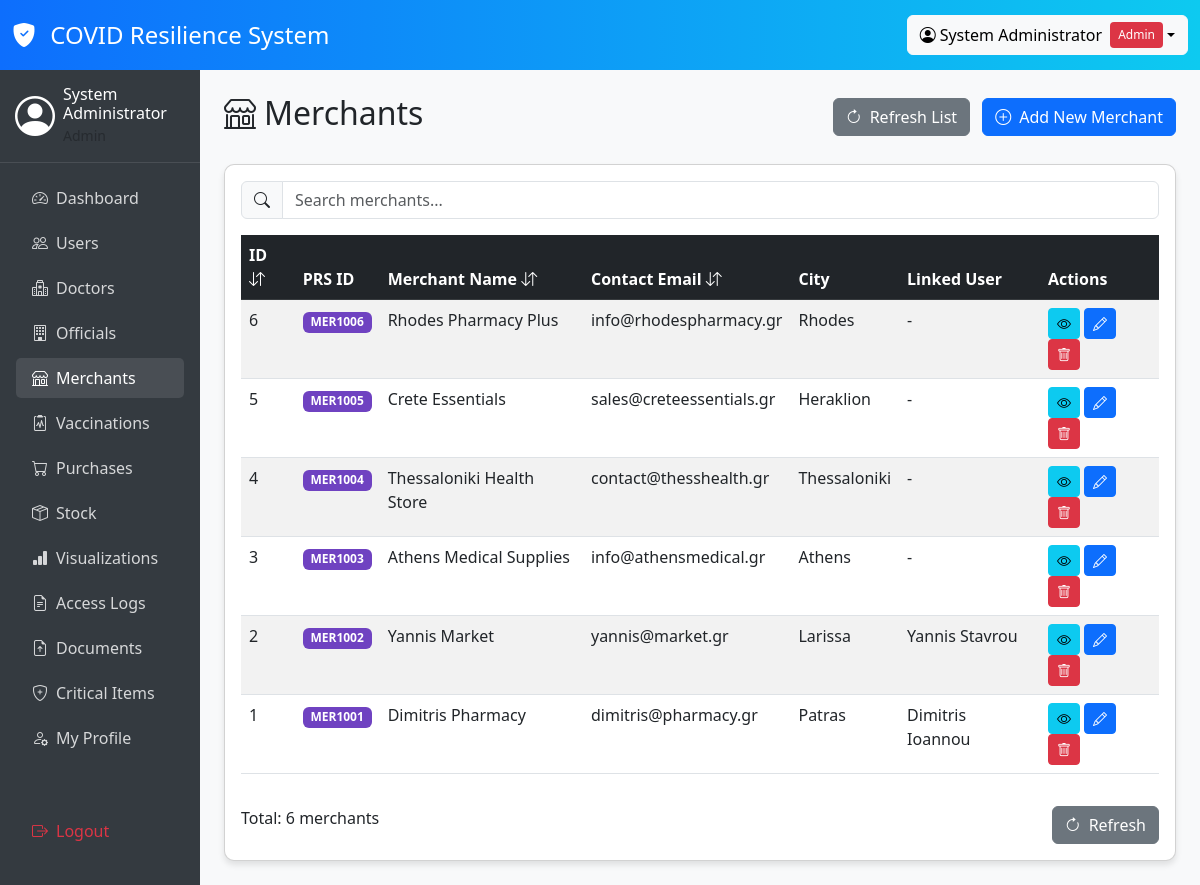
Screenshot of /merchants.php (signed in) with the database file from the repository.
### tables this page shows
CREATE TABLE merchants (
    merchant_id INT AUTO_INCREMENT PRIMARY KEY,
    prs_id VARCHAR(20) UNIQUE NOT NULL,
    merchant_name VARCHAR(100) NOT NULL,
    contact_email VARCHAR(100),
    contact_phone VARCHAR(20),
    city VARCHAR(50),
    business_license VARCHAR(100),
    user_id INT,
    status ENUM('Pending', 'Approved', 'Rejected') DEFAULT 'Pending',
    approved_by INT DEFAULT NULL,
    approved_at TIMESTAMP NULL DEFAULT NULL,
    rejection_reason TEXT DEFAULT NULL,
    created_at TIMESTAMP DEFAULT CURRENT_TIMESTAMP,
    FOREIGN KEY (user_id) REFERENCES users(user_id) ON DELETE SET NULL ON UPDATE CASCADE,
    FOREIGN KEY (approved_by) REFERENCES users(user_id) ON DELETE SET NULL ON UPDATE CASCADE,
    INDEX idx_merchant_name (merchant_name),
    INDEX idx_prs_id (prs_id),
    INDEX idx_city (city),
    INDEX idx_status (status),
    INDEX idx_approved_by (approved_by)
);

CREATE TABLE users (
    user_id INT AUTO_INCREMENT PRIMARY KEY,
    prs_id VARCHAR(20) UNIQUE NOT NULL,
    full_name VARCHAR(100) NOT NULL,
    national_id VARCHAR(20) UNIQUE NOT NULL,
    dob DATE NOT NULL,
    role ENUM('Admin', 'Official', 'Merchant', 'Citizen', 'Doctor') NOT NULL,
    username VARCHAR(50) UNIQUE NOT NULL,
    password VARCHAR(255) NOT NULL,
    email VARCHAR(100),
    city VARCHAR(50),
    created_at TIMESTAMP DEFAULT CURRENT_TIMESTAMP,
    updated_at TIMESTAMP DEFAULT CURRENT_TIMESTAMP ON UPDATE CURRENT_TIMESTAMP,
    INDEX idx_username (username),
    INDEX idx_prs_id (prs_id),
    INDEX idx_role (role),
    INDEX idx_national_id (national_id)
);

### merchants.php (the view, shortened to what this page needs)
<?php
$is_admin = ($_SESSION['role'] === 'Admin');
$is_official = ($_SESSION['role'] === 'Official');
$is_merchant = ($_SESSION['role'] === 'Merchant');
$can_manage_merchants = ($is_admin || $is_official || $is_merchant);
$merchants = [];
try {
    $pdo = getDBConnection();
    $stmt = $pdo->query("SELECT m.*, u.full_name as user_name
                         FROM merchants m
                         LEFT JOIN users u ON m.user_id = u.user_id
                         ORDER BY m.merchant_id DESC");
    $merchants = $stmt->fetchAll(PDO::FETCH_ASSOC);
} catch (PDOException $e) {
    $error_message = "Error fetching merchants: " . $e->getMessage();
}
?>
<!DOCTYPE html>
<html lang="en">
<head>
    <link rel="stylesheet" href="https://cdn.jsdelivr.net/npm/bootstrap@5.3.0/dist/css/bootstrap.min.css">
    <link rel="stylesheet" href="https://cdn.jsdelivr.net/npm/bootstrap-icons@1.10.0/font/bootstrap-icons.css">
</head>
<body>
    <div class="top-bar">
        <div class="container-fluid">
            <div class="row align-items-center">
                <div class="col">
                    <h4 class="mb-0">
                        <i class="bi bi-shield-fill-check me-2"></i>
                        COVID Resilience System
                    </h4>
                </div>
                <div class="col-auto">
                    <div class="dropdown">
                        <button class="btn btn-light dropdown-toggle d-flex align-items-center" type="button" id="userDropdown" data-bs-toggle="dropdown" aria-expanded="false">
                            <i class="bi bi-person-circle me-1"></i>
                            <?php echo htmlspecialchars($_SESSION['full_name'] ?? $_SESSION['username']); ?>
                            <span class="role-badge role-<?php echo strtolower($_SESSION['role']); ?>"><?php echo $_SESSION['role']; ?></span>
                        </button>
                    </div>
                </div>
            </div>
        </div>
    </div>
    <div class="container-fluid">
        <div class="row">
            <div class="col-md-2 sidebar p-0">
                <div class="user-profile">
                    <div class="d-flex align-items-center">
                        <i class="bi bi-person-circle fs-1 me-2"></i>
                        <div>
                            <h6 class="mb-0"><?php echo htmlspecialchars($_SESSION['full_name'] ?? $_SESSION['username']); ?></h6>
                            <small class="text-muted"><?php echo htmlspecialchars($_SESSION['role']); ?></small>
                        </div>
                    </div>
                </div>
                <ul class="nav flex-column px-3">
                    <li class="nav-item">
                        <a class="nav-link" href="dashboard.php">
                            <i class="bi bi-speedometer2 me-2"></i>Dashboard
                        </a>
                    </li>
                    <li class="nav-item">
                        <a class="nav-link" href="users.php">
                            <i class="bi bi-people me-2"></i>Users
                        </a>
                    </li>
                    <li class="nav-item">
                        <a class="nav-link" href="doctors.php">
                            <i class="bi bi-hospital me-2"></i>Doctors
                        </a>
                    </li>
                    <li class="nav-item">
                        <a class="nav-link" href="government_officials.php">
                            <i class="bi bi-building me-2"></i>Officials
                        </a>
                    </li>
                    <li class="nav-item">
                        <a class="nav-link active" href="merchants.php">
                            <i class="bi bi-shop me-2"></i>Merchants
                        </a>
                    </li>
                    <li class="nav-item">
                        <a class="nav-link" href="vaccination_records.php">
                            <i class="bi bi-clipboard2-pulse me-2"></i>Vaccinations
                        </a>
                    </li>
                    <li class="nav-item">
                        <a class="nav-link" href="purchases.php">
                            <i class="bi bi-cart me-2"></i>Purchases
                        </a>
                    </li>
                    <li class="nav-item">
                        <a class="nav-link" href="stock.php">
                            <i class="bi bi-box-seam me-2"></i>Stock
                        </a>
                    </li>
                    <li class="nav-item">
                        <a class="nav-link" href="visualization_dashboard.php">
                            <i class="bi bi-bar-chart-fill me-2"></i>Visualizations
                        </a>
                    </li>
                    <li class="nav-item">
                        <a class="nav-link" href="access_logs.php">
                            <i class="bi bi-file-earmark-text me-2"></i>Access Logs
                        </a>
                    </li>
                    <li class="nav-item">
                        <a class="nav-link" href="document_upload.php">
                            <i class="bi bi-file-earmark-arrow-up me-2"></i>Documents
                        </a>
                    </li>
                    <li class="nav-item">
                        <a class="nav-link" href="critical_items.php">
                            <i class="bi bi-shield-plus me-2"></i>Critical Items
                        </a>
                    </li>
                    <li class="nav-item">
                        <a class="nav-link" href="profile.php">
                            <i class="bi bi-person-gear me-2"></i>My Profile
                        </a>
                    </li>
                    <li class="nav-item mt-5">
                        <a class="nav-link text-danger" href="logout.php">
                            <i class="bi bi-box-arrow-right me-2"></i>Logout
                        </a>
                    </li>
                </ul>
            </div>
            <div class="col-md-10 p-4">
                <div class="d-flex justify-content-between align-items-center mb-4">
                    <h2><i class="bi bi-shop me-2"></i>Merchants</h2>
                    <div>
                        <button type="button" class="btn btn-secondary me-2" onclick="window.location.reload();">
                            <i class="bi bi-arrow-clockwise me-2"></i>Refresh List
                        </button>
                        <?php if ($can_manage_merchants): ?>
                        <button type="button" class="btn btn-primary" data-bs-toggle="modal" data-bs-target="#addMerchantModal">
                            <i class="bi bi-plus-circle me-2"></i>Add New Merchant
                        </button>
                        <?php endif; ?>
                    </div>
                </div>
                <div class="card">
                    <div class="card-body">
                        <div class="input-group mb-3">
                            <span class="input-group-text"><i class="bi bi-search"></i></span>
                            <input type="text" id="searchInput" class="form-control" placeholder="Search merchants..." oninput="filterTable()">
                        </div>
                        <div class="table-responsive">
                            <table id="merchantsTable" class="table table-striped table-hover">
                                <thead class="table-dark">
                                    <tr>
                                        <th onclick="sortTable(0)">ID <i class="bi bi-arrow-down-up"></i></th>
                                        <th>PRS ID</th>
                                        <th onclick="sortTable(1)">Merchant Name <i class="bi bi-arrow-down-up"></i></th>
                                        <th onclick="sortTable(2)">Contact Email <i class="bi bi-arrow-down-up"></i></th>
                                        <th>City</th>
                                        <th>Linked User</th>
                                        <?php if ($can_manage_merchants): ?>
                                        <th>Actions</th>
                                        <?php endif; ?>
                                    </tr>
                                </thead>
                                <tbody>
                                    <?php if (empty($merchants)): ?>
                                    <tr><td colspan="<?php echo $can_manage_merchants ? '7' : '6'; ?>" class="text-center">No merchants found</td></tr>
                                    <?php else: ?>
                                    <?php foreach ($merchants as $merchant): ?>
                                    <tr
                                        data-id="<?php echo htmlspecialchars($merchant['merchant_id']); ?>"
                                        data-prsid="<?php echo htmlspecialchars($merchant['prs_id'] ?? ''); ?>"
                                        data-name="<?php echo htmlspecialchars($merchant['merchant_name']); ?>"
                                        data-email="<?php echo htmlspecialchars($merchant['contact_email'] ?? ''); ?>"
                                        data-phone="<?php echo htmlspecialchars($merchant['contact_phone'] ?? ''); ?>"
                                        data-city="<?php echo htmlspecialchars($merchant['city'] ?? ''); ?>"
                                        data-license="<?php echo htmlspecialchars($merchant['business_license'] ?? ''); ?>"
                                        data-userid="<?php echo htmlspecialchars($merchant['user_id'] ?? ''); ?>"
                                        data-username="<?php echo htmlspecialchars($merchant['user_name'] ?? ''); ?>"
                                    >
                                        <td><?php echo htmlspecialchars($merchant['merchant_id']); ?></td>
                                        <td><span class="badge badge-prs"><?php echo htmlspecialchars($merchant['prs_id'] ?? 'N/A'); ?></span></td>
                                        <td><?php echo htmlspecialchars($merchant['merchant_name']); ?></td>
                                        <td><?php echo htmlspecialchars($merchant['contact_email'] ?? '-'); ?></td>
                                        <td><?php echo htmlspecialchars($merchant['city'] ?? '-'); ?></td>
                                        <td><?php echo htmlspecialchars($merchant['user_name'] ?? '-'); ?></td>
                                        <?php if ($can_manage_merchants): ?>
                                        <td>
                                            <button class="btn btn-sm btn-info" onclick="viewMerchant(this.closest('tr'))">
                                                <i class="bi bi-eye"></i>
                                            </button>
                                            <button class="btn btn-sm btn-primary" onclick="editMerchant(this.closest('tr'))">
                                                <i class="bi bi-pencil"></i>
                                            </button>
                                            <button class="btn btn-sm btn-danger" onclick="confirmDelete(<?php echo $merchant['merchant_id']; ?>, '<?php echo htmlspecialchars($merchant['merchant_name']); ?>')">
                                                <i class="bi bi-trash"></i>
                                            </button>
                                        </td>
                                        <?php endif; ?>
                                    </tr>
                                    <?php endforeach; ?>
                                    <?php endif; ?>
                                </tbody>
                            </table>
                        </div>
                        <div class="d-flex justify-content-between mt-3">
                            <div>
                                Total: <span id="totalMerchants"><?php echo count($merchants); ?></span> merchant<?php echo count($merchants) != 1 ? 's' : ''; ?>
                            </div>
                            <div>
                                <button type="button" class="btn btn-secondary" onclick="window.location.reload();">
                                    <i class="bi bi-arrow-clockwise me-2"></i>Refresh
                                </button>
                            </div>
                        </div>
                    </div>
                </div>
            </div>
        </div>
    </div>
</body>
</html>

### merchants.php (style rules this page uses)
body { background-color: #f8f9fa; }
.top-bar { background: linear-gradient(90deg, #0d6efd, #0dcaf0); color: white; padding: 15px 0; }
.card { border-radius: 10px; box-shadow: 0 4px 6px rgba(0, 0, 0, 0.1); }
.sidebar { background-color: #343a40; color: white; min-height: calc(100vh - 60px); }
.sidebar .nav-link { color: rgba(255, 255, 255, 0.8); border-radius: 5px; margin-bottom: 5px; }
.sidebar .nav-link:hover, .sidebar .nav-link.active { background-color: rgba(255, 255, 255, 0.1); color: white; }
.user-profile { padding: 15px; border-bottom: 1px solid rgba(255, 255, 255, 0.1); margin-bottom: 15px; }
.badge-prs { background-color: #6f42c1; color: white; }
.role-badge { font-size: 0.75rem; padding: 0.25rem 0.5rem; border-radius: 0.25rem; display: inline-block; margin-left: 0.5rem; }
.role-admin { background: #dc3545; color: white; }

### rows the page displays
merchants: merchant_id "6", prs "MER1006", merchant_name "Rhodes Pharmacy Plus", contact_email "info@rhodespharmacy.gr", city "Rhodes", user_name "-"
merchants: merchant_id "5", prs "MER1005", merchant_name "Crete Essentials", contact_email "sales@creteessentials.gr", city "Heraklion", user_name "-"
merchants: merchant_id "4", prs "MER1004", merchant_name "Thessaloniki Health Store", contact_email "contact@thesshealth.gr", city "Thessaloniki", user_name "-"
merchants: merchant_id "3", prs "MER1003", merchant_name "Athens Medical Supplies", contact_email "info@athensmedical.gr", city "Athens", user_name "-"
merchants: merchant_id "2", prs "MER1002", merchant_name "Yannis Market", contact_email "yannis@market.gr", city "Larissa", user.full_name "Yannis Stavrou"
merchants: merchant_id "1", prs "MER1001", merchant_name "Dimitris Pharmacy", contact_email "dimitris@pharmacy.gr", city "Patras", user.full_name "Dimitris Ioannou"

### other values shown
$_SESSION['full_name'] "System Administrator"
$_SESSION['role'] "Admin"
count($merchants) "6"
